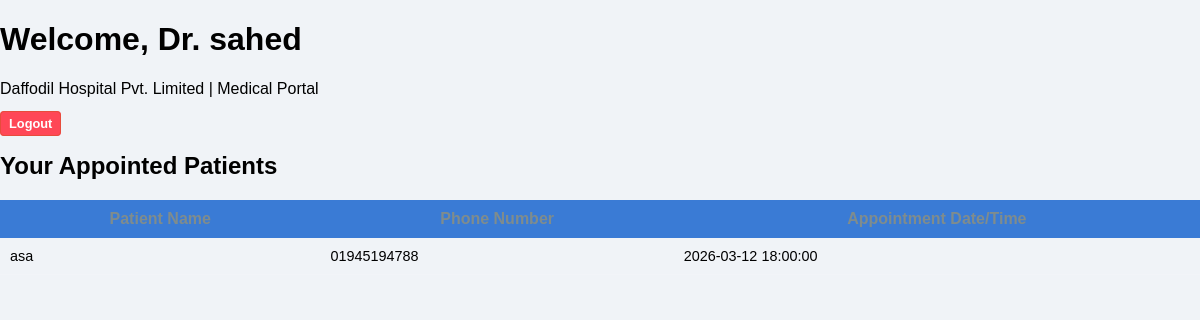
/doctor_dash.php (signed in), run on the app's committed database.
### tables this page shows
CREATE TABLE `doctors` (
  `id` int(11) NOT NULL,
  `doc_id` varchar(20) DEFAULT NULL,
  `name` varchar(100) DEFAULT NULL,
  `phone` varchar(20) DEFAULT NULL,
  `department` varchar(50) DEFAULT NULL,
  `schedule` varchar(100) DEFAULT NULL,
  `password` varchar(255) DEFAULT NULL
);

CREATE TABLE `appointments` (
  `app_id` int(11) NOT NULL,
  `patient_id` int(11) DEFAULT NULL,
  `doc_id` int(11) DEFAULT NULL,
  `app_date` timestamp NOT NULL DEFAULT current_timestamp(),
  `status` varchar(20) DEFAULT 'Pending'
);

CREATE TABLE `patients` (
  `id` int(11) NOT NULL,
  `name` varchar(100) DEFAULT NULL,
  `phone` varchar(20) DEFAULT NULL,
  `email` varchar(100) DEFAULT NULL,
  `password` varchar(255) DEFAULT NULL
);

### doctor_dash.php (the view, shortened to what this page needs)
<?php
include('db_config.php');
$current_doc_id = $_SESSION['doc_id'];
$doc_res = mysqli_query($conn, "SELECT name FROM doctors WHERE doc_id = '$current_doc_id'");
$doc_data = mysqli_fetch_assoc($doc_res);
?>
<!DOCTYPE html>
<html lang="en">
<head>
    <link rel="stylesheet" href="style.css">
</head>
<body>
    <div class="container">
        <header>
            <h1>Welcome, Dr. <?php echo $doc_data['name']; ?></h1>
            <p>Daffodil Hospital Pvt. Limited | Medical Portal</p>
            <a href="logout.php" class="btn-del">Logout</a>
        </header>
        <section class="appointments-list">
            <h2>Your Appointed Patients</h2>
            <table class="admin-table">
                <thead>
                    <tr>
                        <th>Patient Name</th>
                        <th>Phone Number</th>
                        <th>Appointment Date/Time</th>
                    </tr>
                </thead>
                <tbody>
                    <?php
                    $query = "SELECT p.name, p.phone, a.app_date
                              FROM appointments a
                              JOIN patients p ON a.patient_id = p.id
                              JOIN doctors d ON a.doc_id = d.id
                              WHERE d.doc_id = '$current_doc_id'
                              ORDER BY a.app_date ASC";
                    $result = mysqli_query($conn, $query);
                    if (mysqli_num_rows($result) > 0) {
                        while($row = mysqli_fetch_assoc($result)) {
                            echo "<tr>
                                    <td>{$row['name']}</td>
                                    <td>{$row['phone']}</td>
                                    <td>{$row['app_date']}</td>
                                  </tr>";
                        }
                    } else {
                        echo "<tr><td colspan='3'>No appointments found.</td></tr>";
                    }
                    ?>
                </tbody>
            </table>
        </section>
    </div>
</body>
</html>

### style.css (style rules this page uses)
body { font-family: 'Segoe UI', sans-serif; margin: 0; overflow-x: hidden; }
:root { --primary: #4e54c8; --secondary: #8f94fb; --accent: #ff7675; --glass: rgba(255, 255, 255, 0.9); --grad: linear-gradient(135deg, #4e54c8 0%, #8f94fb 100%); }
body { font-family: 'Poppins', sans-serif; margin: 0; background-color: #f0f3f7; overflow-x: hidden; }
.admin-table { width: 100%; margin-top: 20px; border-collapse: collapse; }
.admin-table th { background: #f8f9fa; color: #7f8c8d; padding: 10px; }
.admin-table td { padding: 12px; border-bottom: 1px solid #f0f2f5; }
.btn-del { color: #e74c3c; text-decoration: none; font-size: 0.85rem; font-weight: bold; padding: 5px 10px; border: 1px solid #e74c3c; border-radius: 5px; transition: 0.3s; }
.admin-table { width: 100%; border-collapse: collapse; }
.admin-table th { position: sticky; top: 0; background: #3a7bd5; padding: 10px; }
.admin-table td { padding: 10px; border-bottom: 1px solid rgba(255, 255, 255, 0.1); font-size: 0.9rem; }
.btn-del { background: #ff4757; color: white; padding: 4px 8px; text-decoration: none; border-radius: 4px; font-size: 0.8rem; }

### data on the page
doctors: name "sahed"
appointments: patient.name "asa", patient.phone "01945194788", app_date "2026-03-12 18:00:00"
